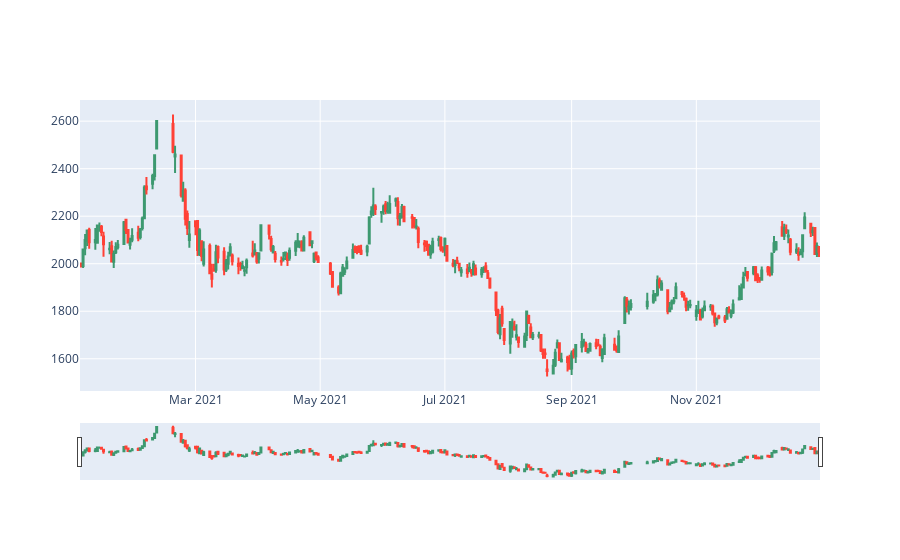

The code cell stored with this chart in its notebook:
### Code cell
ohlc = D.features(instruments=['600519.xshg'], start_time='2021-01-01', end_time='2022-01-01', fields=['$open', '$high', '$low', '$close'])
go.Figure(data = go.Candlestick(
    x = ohlc.index.levels[1],
    open = ohlc['$open'],
    high = ohlc['$high'],
    low = ohlc['$low'],
    close = ohlc['$close'],
))

### Figure 1 — Plotly figure (JSON) as saved in the notebook; plotly's stock layout.template omitted (floating-point values rounded to 4 significant figures; data arrays with more than 128 entries replaced by an {"elided": "..."} marker saying what was removed)
{"data": [{"close": {"elided": "243 float values"}, "high": {"elided": "243 float values"}, "low": {"elided": "243 float values"}, "open": {"elided": "243 float values"}, "type": "candlestick", "x": {"elided": "243 str values"}}], "layout": {}}
